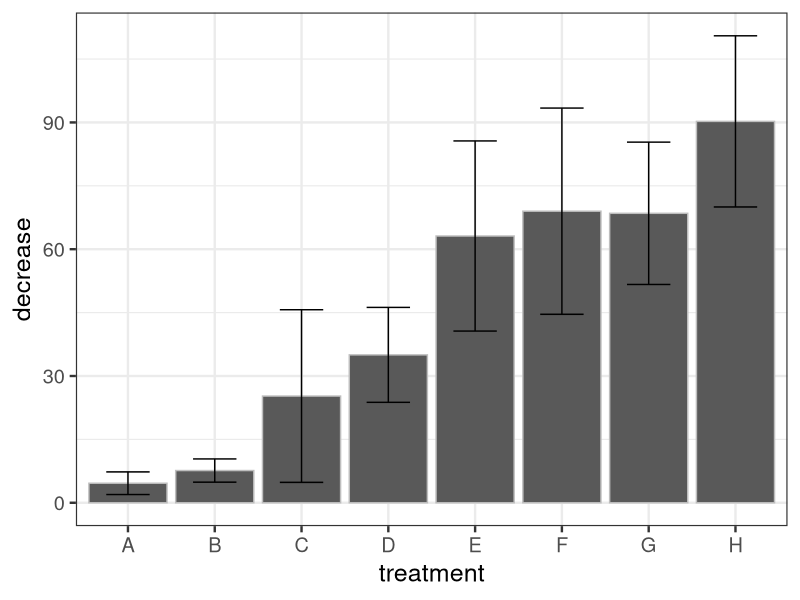
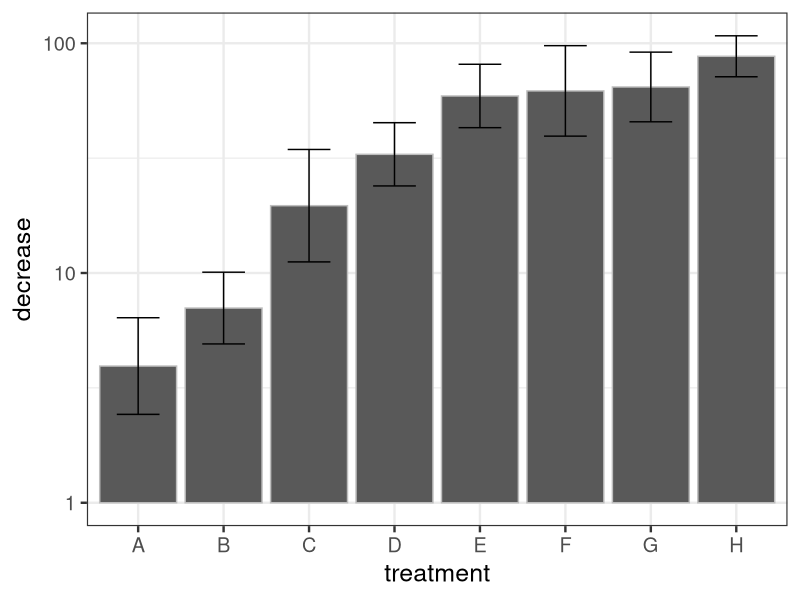

Write the R code that produced these figures, in order.
library(ggplot2)
theme_set(theme_bw(base_size=18))

library(Hmisc)

data("OrchardSprays")
base <- ggplot(OrchardSprays,aes(x=treatment,y=decrease))

print(bar <- base
    +  stat_summary(fun.data=mean_cl_normal,geom="bar",colour="gray")
    +  stat_summary(fun.data=mean_cl_normal,geom="errorbar",width=0.5)
)

print(bar +  scale_y_log10())
